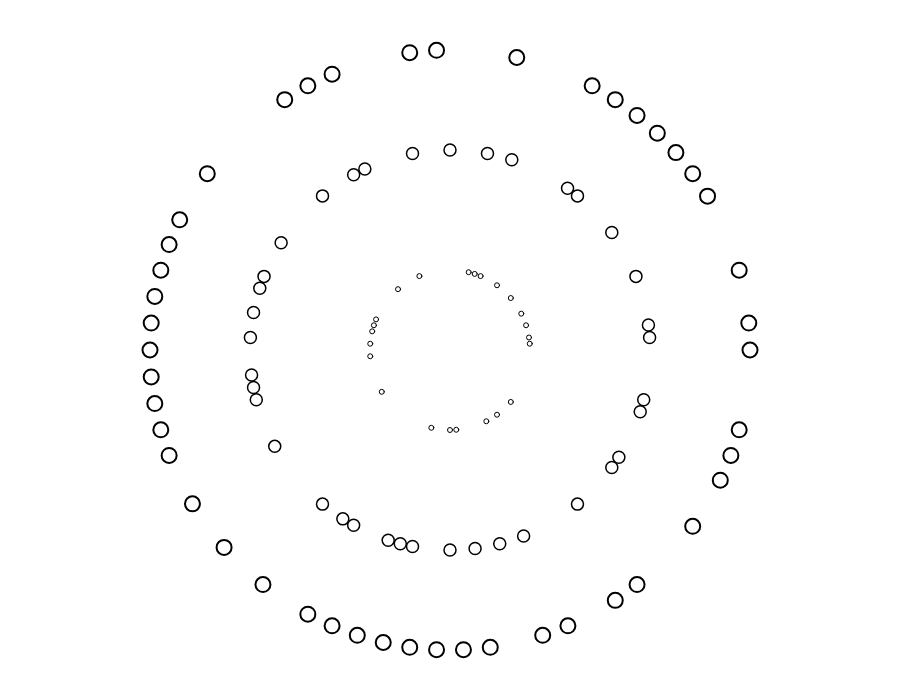
Frame 1 (no input)
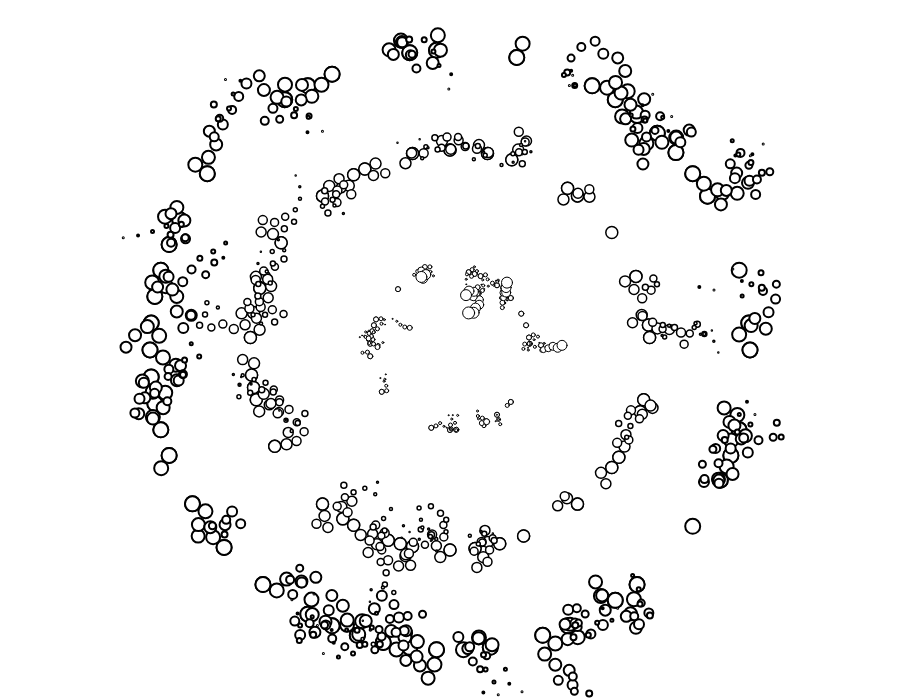
Frame 60 (no input)
Frame 120 (the mouse pressed at the canvas centre since frame 60): identical to frame 60, image omitted

The p5.js sketch that drew these frames (run headless with seeded random() and noise() and a simulated clock; from frame 60 on, the mouse is pressed at the canvas centre):

// p5.js sketch
// ── sketch.js
let mid = {};

function setup() {
  createCanvas(900, 700);
  const bg = color("#fff");
  background(bg);
  mid = {
    x: width / 2,
    y: height / 2
  };
  //noLoop();
  setupSeed();

  let containerPoints = polygonPoints(300, 70);
  blobs = containerPoints
    .map(i => {
      return new Blob({ x: i.x, y: i.y, radius: 15, weight: 2 });
    })
    .filter(i => random(0, 1) < 0.65);
  containerPoints = polygonPoints(200, 100);
  blobs.push(
    ...containerPoints
      .map(i => {
        return new Blob({ x: i.x, y: i.y, radius: 12, weight: 1.5 });
      })
      .filter(i => random(0, 1) < 0.45)
  );
  containerPoints = polygonPoints(80, 80);
  blobs.push(
    ...containerPoints
      .map(i => {
        return new Blob({ x: i.x, y: i.y, radius: 5, weight: 1 });
      })
      .filter(i => random(0, 1) < 0.25)
  );
}
let blobs = [];
let blobs2 = [];
function draw() {
  translate(mid.x, mid.y);
  const size = 10;
  //strokeWeight(3);
  fill("#ff");
  blobs.forEach(i => {
    i.draw();
    i.spawn();
  });
  push();
  rotate(HALF_PI);
  blobs2.forEach(i => {
    i.draw();
    i.spawn();
  });
  pop();
}

function Blob({ x, y, radius, lifespan, weight = 2 }) {
  this.x = x;
  this.y = y;
  this.radius = radius;
  this.timesSpawned = 0;
  this.lifespan = lifespan || Math.floor(random(0, 20));
  this.weight = weight;
  this.draw = () => {
    if (this.timesSpawned > this.lifespan) {
      return true;
    }
    console.log("draw", this.timesSpawned);
    strokeWeight(this.weight);
    ellipse(this.x, this.y, this.radius);
    //text(this.timesSpawned, this.x, this.y);
    return false;
  };
  this.spawn = () => {
    if (this.timesSpawned !== 0) {
      // pick a new X,Y somewhere along the radius
      // draw another circle there but slightly smaller
      const angle = radians(Math.floor(random(0, 360)));
      const sx = this.x + cos(angle) * radius;
      const sy = this.y + sin(angle) * radius;
      this.x = sx;
      this.y = sy;
      this.radius -= 1;
    }
    this.timesSpawned++;
  };
  return this;
}

function polygonPoints(radius, numberOfPoints, { x = 0, y = 0, ao = 0 } = {}) {
  var angle = TWO_PI / numberOfPoints;
  const results = [];
  for (var a = 0; a < TWO_PI; a += angle) {
    var sx = x + cos(a + ao) * radius;
    var sy = y + sin(a + ao) * radius;
    results.push({ x: sx, y: sy });
  }
  return results;
}
function setupSeed() {
  const fromLocation = new URL(document.location).searchParams.get("seed");
  if (fromLocation) {
    window.seed = parseFloat(fromLocation);
  } else {
    window.seed = ceil(random(0, 1000000));
  }
  console.log(window.seed);
  randomSeed(window.seed);
}
function randomFromArray(arr) {
  const i = Math.floor(random(0, arr.length));
  return arr[i];
}
